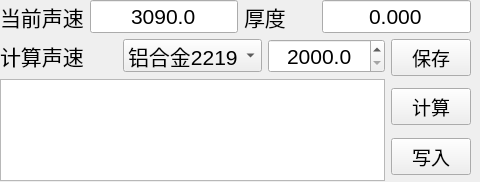
<?xml version="1.0" encoding="UTF-8"?>
<ui version="4.0">
 <class>form_calibrate</class>
 <widget class="QWidget" name="form_calibrate">
  <property name="geometry">
   <rect>
    <x>0</x>
    <y>0</y>
    <width>480</width>
    <height>182</height>
   </rect>
  </property>
  <property name="windowTitle">
   <string>Form</string>
  </property>
  <widget class="QWidget" name="">
   <property name="geometry">
    <rect>
     <x>0</x>
     <y>0</y>
     <width>471</width>
     <height>181</height>
    </rect>
   </property>
   <layout class="QVBoxLayout" name="verticalLayout_3">
    <item>
     <layout class="QHBoxLayout" name="horizontalLayout_3">
      <item>
       <layout class="QHBoxLayout" name="horizontalLayout_2">
        <item>
         <widget class="QLabel" name="lbl_thickness_2">
          <property name="font">
           <font>
            <pointsize>16</pointsize>
           </font>
          </property>
          <property name="text">
           <string>当前声速</string>
          </property>
         </widget>
        </item>
        <item>
         <widget class="QLineEdit" name="ldt_ultra_speed">
          <property name="font">
           <font>
            <pointsize>16</pointsize>
           </font>
          </property>
          <property name="text">
           <string>3090.0</string>
          </property>
          <property name="alignment">
           <set>Qt::AlignCenter</set>
          </property>
         </widget>
        </item>
       </layout>
      </item>
      <item>
       <layout class="QHBoxLayout" name="horizontalLayout">
        <item>
         <widget class="QLabel" name="lbl_thickness">
          <property name="font">
           <font>
            <pointsize>16</pointsize>
           </font>
          </property>
          <property name="text">
           <string>厚度     </string>
          </property>
         </widget>
        </item>
        <item>
         <widget class="QLineEdit" name="ldt_cur_thickness">
          <property name="font">
           <font>
            <pointsize>16</pointsize>
           </font>
          </property>
          <property name="text">
           <string>0.000</string>
          </property>
          <property name="alignment">
           <set>Qt::AlignCenter</set>
          </property>
         </widget>
        </item>
       </layout>
      </item>
     </layout>
    </item>
    <item>
     <layout class="QHBoxLayout" name="horizontalLayout_5">
      <item>
       <layout class="QVBoxLayout" name="verticalLayout_2">
        <item>
         <layout class="QHBoxLayout" name="horizontalLayout_4">
          <item>
           <widget class="QLabel" name="lbl_ultra_speed">
            <property name="font">
             <font>
              <pointsize>16</pointsize>
             </font>
            </property>
            <property name="text">
             <string>计算声速</string>
            </property>
           </widget>
          </item>
          <item>
           <widget class="QComboBox" name="cbx_material">
            <property name="font">
             <font>
              <pointsize>16</pointsize>
             </font>
            </property>
            <item>
             <property name="text">
              <string>铝合金2219</string>
             </property>
            </item>
            <item>
             <property name="text">
              <string>铝合金7050</string>
             </property>
            </item>
            <item>
             <property name="text">
              <string>铝合金6061</string>
             </property>
            </item>
           </widget>
          </item>
          <item>
          <widget class="QDoubleSpinBox" name="dsb_cal_speed">
            <property name="font">
             <font>
              <pointsize>16</pointsize>
             </font>
            </property>
            <property name="value">
             <number>3090.0</number>
            </property>
            <property name="decimals">
             <number>1</number>
            </property>
            <property name="singleStep">
             <double>1.0</double>
            </property>
            <property name="minimum">
             <double>2000.0</double>
            </property>
            <property name="maximum">
             <double>4000.0</double>
            </property>
            <property name="alignment">
             <set>Qt::AlignCenter</set>
            </property>
           </widget>
          </item>
         </layout>
        </item>
        <item>
         <widget class="QTableWidget" name="tbl_step_workpiece"/>
        </item>
       </layout>
      </item>
      <item>
       <layout class="QVBoxLayout" name="verticalLayout">
        <item>
         <widget class="QPushButton" name="ptn_save_speed">
          <property name="font">
           <font>
            <pointsize>14</pointsize>
           </font>
          </property>
          <property name="text">
           <string>保存</string>
          </property>
         </widget>
        </item>
        <item>
         <spacer name="verticalSpacer_2">
          <property name="orientation">
           <enum>Qt::Vertical</enum>
          </property>
          <property name="sizeHint" stdset="0">
           <size>
            <width>20</width>
            <height>40</height>
           </size>
          </property>
         </spacer>
        </item>
        <item>
         <widget class="QPushButton" name="ptn_calculate">
          <property name="font">
           <font>
            <pointsize>14</pointsize>
           </font>
          </property>
          <property name="text">
           <string>计算</string>
          </property>
         </widget>
        </item>
        <item>
         <spacer name="verticalSpacer">
          <property name="orientation">
           <enum>Qt::Vertical</enum>
          </property>
          <property name="sizeHint" stdset="0">
           <size>
            <width>20</width>
            <height>40</height>
           </size>
          </property>
         </spacer>
        </item>
        <item>
         <widget class="QPushButton" name="ptn_set_speed">
          <property name="font">
           <font>
            <pointsize>14</pointsize>
           </font>
          </property>
          <property name="text">
           <string>写入</string>
          </property>
         </widget>
        </item>
        <item>
         <spacer name="verticalSpacer_3">
          <property name="orientation">
           <enum>Qt::Vertical</enum>
          </property>
          <property name="sizeHint" stdset="0">
           <size>
            <width>20</width>
            <height>40</height>
           </size>
          </property>
         </spacer>
        </item>
       </layout>
      </item>
     </layout>
    </item>
   </layout>
  </widget>
 </widget>
 <resources/>
 <connections/>
</ui>
